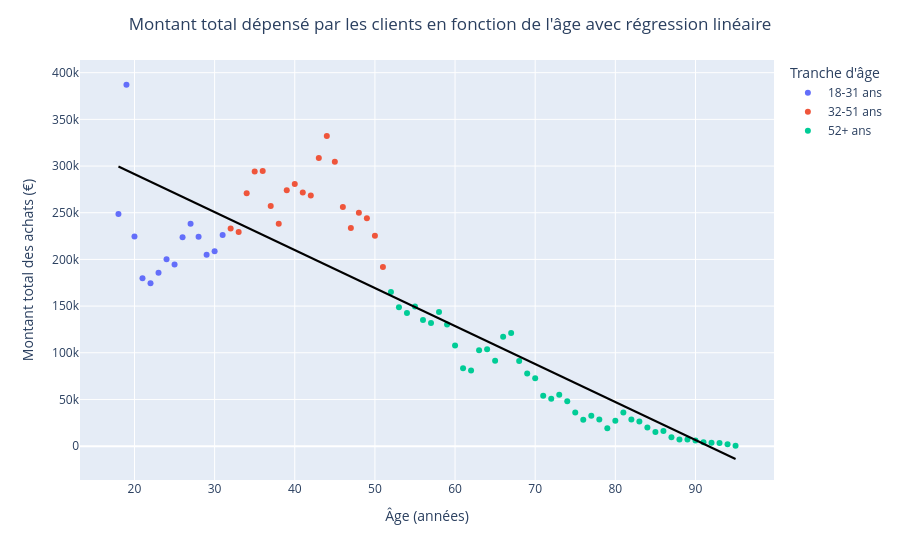

Notebook code for this chart:
### Code cell
fig = px.scatter(
    df_age, x="age", y="total_amount_spent", color="age_group",
    labels={"age":"Âge (années)","total_amount_spent":"Montant total des achats (€)","age_group":"Tranche d'âge"},
    trendline="ols", trendline_scope="overall", trendline_color_override="black",
)
fig.update_traces(showlegend=False, selector={"name":"Overall Trendline"})
fig.update_layout(title="Montant total dépensé par les clients en fonction de l'âge avec régression linéaire", title_x=0.5)
fig.show()

### Figure 1 — Plotly figure (JSON) as saved in the notebook; plotly's stock layout.template omitted (floating-point values rounded to 4 significant figures)
{"data": [{"hovertemplate": "Tranche d'âge=18-31 ans<br>Âge (années)=%{x}<br>Montant total des achats (€)=%{y}<extra></extra>", "legendgroup": "18-31 ans", "marker": {"color": "#636efa", "symbol": "circle"}, "mode": "markers", "name": "18-31 ans", "orientation": "v", "showlegend": true, "type": "scatter", "x": [18, 19, 20, 21, 22, 23, 24, 25, 26, 27, 28, 29, 30, 31], "xaxis": "x", "y": [248700.0, 387100.0, 224500.0, 179800.0, 174500.0, 185700.0, 200300.0, 194600.0, 223900.0, 238100.0, 224400.0, 204900.0, 208800.0, 226200.0], "yaxis": "y"}, {"hovertemplate": "Tranche d'âge=32-51 ans<br>Âge (années)=%{x}<br>Montant total des achats (€)=%{y}<extra></extra>", "legendgroup": "32-51 ans", "marker": {"color": "#EF553B", "symbol": "circle"}, "mode": "markers", "name": "32-51 ans", "orientation": "v", "showlegend": true, "type": "scatter", "x": [32, 33, 34, 35, 36, 37, 38, 39, 40, 41, 42, 43, 44, 45, 46, 47, 48, 49, 50, 51], "xaxis": "x", "y": [233200.0, 229300.0, 270800.0, 294100.0, 294700.0, 257200.0, 238200.0, 274100.0, 280700.0, 271600.0, 268300.0, 308700.0, 332300.0, 304600.0, 256000.0, 233800.0, 250100.0, 244100.0, 225200.0, 192000.0], "yaxis": "y"}, {"hovertemplate": "Tranche d'âge=52+ ans<br>Âge (années)=%{x}<br>Montant total des achats (€)=%{y}<extra></extra>", "legendgroup": "52+ ans", "marker": {"color": "#00cc96", "symbol": "circle"}, "mode": "markers", "name": "52+ ans", "orientation": "v", "showlegend": true, "type": "scatter", "x": [52, 53, 54, 55, 56, 57, 58, 59, 60, 61, 62, 63, 64, 65, 66, 67, 68, 69, 70, 71, 72, 73, 74, 75, 76, 77, 78, 79, 80, 81, 82, 83, 84, 85, 86, 87, 88, 89, 90, 91, 92, 93, 94, 95], "xaxis": "x", "y": [165000.0, 148900.0, 142700.0, 149700.0, 135200.0, 131900.0, 143800.0, 130200.0, 107700.0, 83340.0, 81070.0, 102700.0, 103700.0, 91560.0, 117300.0, 121200.0, 91140.0, 77730.0, 72620.0, 53980.0, 50890.0, 55040.0, 48050.0, 36110.0, 28350.0, 32540.0, 28510.0, 19050.0, 27090.0, 36140.0, 28420.0, 26430.0, 20070.0, 15020.0, 16100.0, 9646.0, 7137.0, 7057.0, 5971.0, 4114.0, 3692.0, 3338.0, 2116.0, 437.8], "yaxis": "y"}, {"hovertemplate": "<b>OLS trendline</b><br>total_amount_spent = -4068.34 * age + 372725<br>R<sup>2</sup>=0.786385<br><br>Âge (années)=%{x}<br>Montant total des achats (€)=%{y} <b>(trend)</b><extra></extra>", "legendgroup": "Overall Trendline", "line": {"color": "black"}, "mode": "lines", "name": "Overall Trendline", "showlegend": false, "type": "scatter", "x": [18, 19, 20, 21, 22, 23, 24, 25, 26, 27, 28, 29, 30, 31, 32, 33, 34, 35, 36, 37, 38, 39, 40, 41, 42, 43, 44, 45, 46, 47, 48, 49, 50, 51, 52, 53, 54, 55, 56, 57, 58, 59, 60, 61, 62, 63, 64, 65, 66, 67, 68, 69, 70, 71, 72, 73, 74, 75, 76, 77, 78, 79, 80, 81, 82, 83, 84, 85, 86, 87, 88, 89, 90, 91, 92, 93, 94, 95], "xaxis": "x", "y": [299500.0, 295400.0, 291400.0, 287300.0, 283200.0, 279200.0, 275100.0, 271000.0, 266900.0, 262900.0, 258800.0, 254700.0, 250700.0, 246600.0, 242500.0, 238500.0, 234400.0, 230300.0, 226300.0, 222200.0, 218100.0, 214100.0, 210000.0, 205900.0, 201900.0, 197800.0, 193700.0, 189600.0, 185600.0, 181500.0, 177400.0, 173400.0, 169300.0, 165200.0, 161200.0, 157100.0, 153000.0, 149000.0, 144900.0, 140800.0, 136800.0, 132700.0, 128600.0, 124600.0, 120500.0, 116400.0, 112400.0, 108300.0, 104200.0, 100100.0, 96080.0, 92010.0, 87940.0, 83870.0, 79800.0, 75740.0, 71670.0, 67600.0, 63530.0, 59460.0, 55390.0, 51330.0, 47260.0, 43190.0, 39120.0, 35050.0, 30980.0, 26920.0, 22850.0, 18780.0, 14710.0, 10640.0, 6574.0, 2506.0, -1562.0, -5631.0, -9699.0, -13770.0], "yaxis": "y"}], "layout": {"legend": {"title": {"text": "Tranche d'âge"}, "tracegroupgap": 0}, "margin": {"t": 60}, "title": {"text": "Montant total dépensé par les clients en fonction de l'âge avec régression linéaire", "x": 0.5}, "xaxis": {"anchor": "y", "domain": [0, 1], "title": {"text": "Âge (années)"}}, "yaxis": {"anchor": "x", "domain": [0, 1], "title": {"text": "Montant total des achats (€)"}}}}
